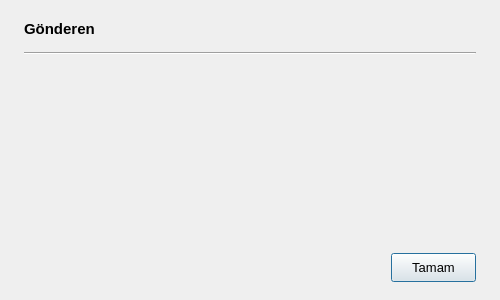
<?xml version="1.0" encoding="UTF-8"?>
<ui version="4.0">
 <class>PopupMessage</class>
 <widget class="QDialog" name="PopupMessage">
  <property name="geometry">
   <rect>
    <x>0</x>
    <y>0</y>
    <width>500</width>
    <height>300</height>
   </rect>
  </property>
  <property name="minimumSize">
   <size>
    <width>500</width>
    <height>300</height>
   </size>
  </property>
  <property name="maximumSize">
   <size>
    <width>500</width>
    <height>300</height>
   </size>
  </property>
  <property name="windowTitle">
   <string>YÖNETİCİ MESAJI</string>
  </property>
  <property name="windowFlags">
   <set>Qt::Dialog|Qt::WindowStaysOnTopHint|Qt::CustomizeWindowHint|Qt::WindowTitleHint|Qt::WindowCloseButtonHint</set>
  </property>
  <property name="sizeGripEnabled">
   <bool>false</bool>
  </property>
  <layout class="QVBoxLayout" name="mainLayout">
   <property name="spacing">
    <number>14</number>
   </property>
   <property name="leftMargin">
    <number>24</number>
   </property>
   <property name="topMargin">
    <number>20</number>
   </property>
   <property name="rightMargin">
    <number>24</number>
   </property>
   <property name="bottomMargin">
    <number>18</number>
   </property>
   <item>
    <widget class="QLabel" name="headerLabel">
     <property name="text">
      <string>Gönderen</string>
     </property>
     <property name="styleSheet">
      <string>font-weight: bold; font-size: 15px;</string>
     </property>
    </widget>
   </item>
   <item>
    <widget class="QFrame" name="separator">
     <property name="frameShape">
      <enum>QFrame::HLine</enum>
     </property>
     <property name="frameShadow">
      <enum>QFrame::Sunken</enum>
     </property>
    </widget>
   </item>
   <item>
    <widget class="QLabel" name="messageLabel">
     <property name="text">
      <string/>
     </property>
     <property name="wordWrap">
      <bool>true</bool>
     </property>
     <property name="alignment">
      <set>Qt::AlignLeading|Qt::AlignTop</set>
     </property>
     <property name="styleSheet">
      <string>font-size: 13px; padding: 4px 0;</string>
     </property>
    </widget>
   </item>
   <item>
    <spacer>
     <property name="orientation">
      <enum>Qt::Vertical</enum>
     </property>
     <property name="sizeHint" stdset="0">
      <size>
       <width>20</width>
       <height>10</height>
      </size>
     </property>
    </spacer>
   </item>
   <item>
    <layout class="QHBoxLayout" name="buttonLayout">
     <item>
      <spacer>
       <property name="orientation">
        <enum>Qt::Horizontal</enum>
       </property>
       <property name="sizeHint" stdset="0">
        <size>
         <width>40</width>
         <height>20</height>
        </size>
       </property>
      </spacer>
     </item>
     <item>
      <widget class="QPushButton" name="btnOk">
       <property name="text">
        <string>Tamam</string>
       </property>
       <property name="default">
        <bool>true</bool>
       </property>
       <property name="minimumWidth">
        <number>100</number>
       </property>
       <property name="styleSheet">
        <string>QPushButton { padding: 6px 20px; font-size: 13px; }</string>
       </property>
      </widget>
     </item>
    </layout>
   </item>
  </layout>
 </widget>
 <resources/>
 <connections>
  <connection>
   <sender>btnOk</sender>
   <signal>clicked()</signal>
   <receiver>PopupMessage</receiver>
   <slot>accept()</slot>
   <hints>
    <hint type="sourcelabel">
     <x>380</x>
     <y>270</y>
    </hint>
    <hint type="destinationlabel">
     <x>250</x>
     <y>150</y>
    </hint>
   </hints>
  </connection>
 </connections>
</ui>
